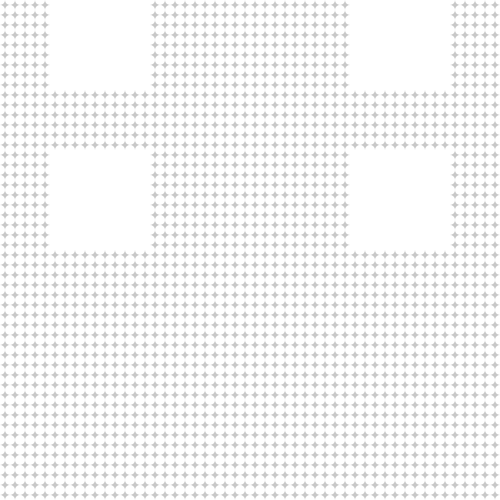
Frame 1 (no input)
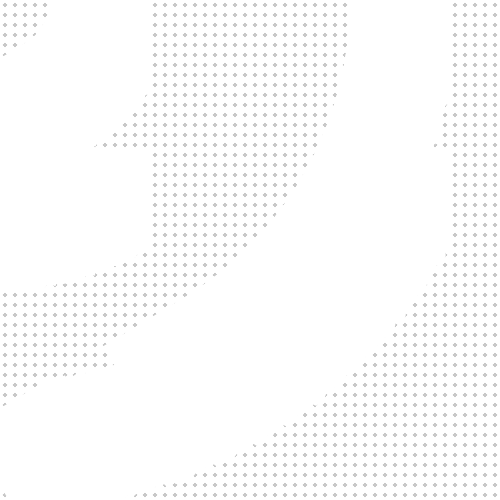
Frame 60 (no input)
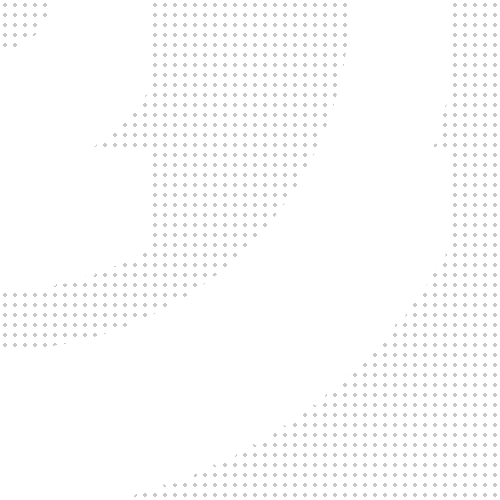
Frame 120 (the mouse pressed at the canvas centre since frame 60)

The p5.js sketch that drew these frames (run headless with seeded random() and noise() and a simulated clock; from frame 60 on, the mouse is pressed at the canvas centre):

// p5.js sketch
// ── sketch.js
var angle = 0;

function setup() {
  createCanvas(500, 500);
  background(200);
  angleMode(DEGREES);
  rectMode(CENTER);
}

function draw() {

  var color = 255;

  var circleSize = 10;
  var circleSpace = 10;
  for (var circleY = 0; circleY <= height; circleY += circleSpace) {
    for(var circleX = 0; circleX <= width; circleX += circleSpace) {
      noStroke();
      ellipse(circleX, circleY, circleSize, circleSize);
    }
  }


  rotate(angle);
  rect(400, 200, 100, 100);
  rect(400, 40, 100, 100);

  rect(100, 200, 100, 100);
  rect(100, 40, 100, 100);

  angle = angle + 1;





}
